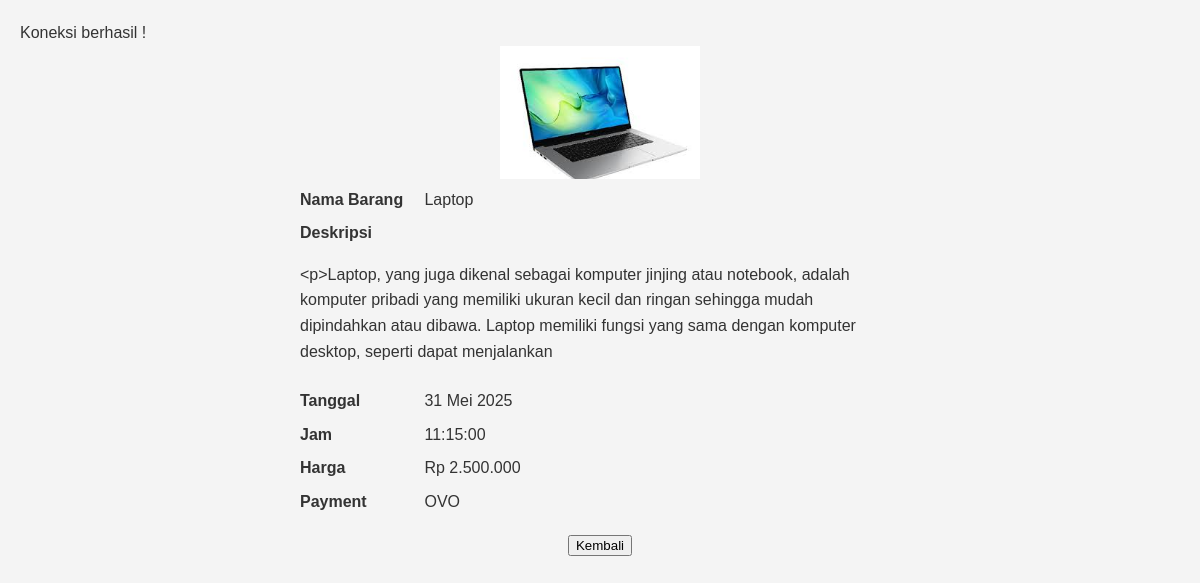
The app's page /detail.php?id=4 with its own data.
### tables this page shows
CREATE TABLE `barang` (
  `kode_barang` int(255) NOT NULL,
  `nama` varchar(255) NOT NULL,
  `gambar` varchar(255) NOT NULL,
  `deskripsi` varchar(255) NOT NULL,
  `harga` int(255) NOT NULL,
  `jam` time DEFAULT NULL,
  `tanggal` date DEFAULT NULL,
  `payment` text NOT NULL
);

### detail.php (the view, shortened to what this page needs)
<?php
include 'koneksi.php';
function formatTanggalIndonesia($tanggal) {
    $bulan = [
        1 => 'Januari', 2 => 'Februari', 3 => 'Maret',
        4 => 'April', 5 => 'Mei', 6 => 'Juni',
        7 => 'Juli', 8 => 'Agustus', 9 => 'September',
        10 => 'Oktober', 11 => 'November', 12 => 'Desember'
    ];
    $date = new DateTime($tanggal);
    $hari = $date->format('j');
    $bulan_index = (int)$date->format('n');
    $tahun = $date->format('Y');
    return "$hari {$bulan[$bulan_index]} $tahun";
}
$kode_barang = (int) $_GET['id'];
$sql  = "SELECT * FROM barang WHERE kode_barang = ?";
$stmt = $koneksi->prepare($sql);
$stmt->bind_param("i", $kode_barang);
$stmt->execute();
$result = $stmt->get_result();
$row = $result->fetch_assoc();
?>
<!DOCTYPE html>
<html lang="id">
<head>
  <link rel="stylesheet" href="index.css">
</head>
<body>
  <div class="container">
    <div class="center">
      <img src="uploads/<?php echo htmlspecialchars($row['gambar']); ?>"
           alt="Gambar <?php echo htmlspecialchars($row['nama']); ?>"
           width="200">
    </div>
    <div class="field">
      <span class="field-label">Nama Barang</span>
      <span class="field-value"><?php echo htmlspecialchars($row['nama']); ?></span>
    </div>
    <div class="field">
      <span class="field-label">Deskripsi</span>
      <div class="field-value">
        <p><?php echo nl2br(htmlspecialchars($row['deskripsi'])); ?></p>
      </div>
    </div>
    <div class="field">
      <span class="field-label">Tanggal</span>
      <span class="field-value"><?php echo formatTanggalIndonesia($row['tanggal']); ?></span>
    </div>
    <div class="field">
      <span class="field-label">Jam</span>
      <span class="field-value"><?php echo htmlspecialchars($row['jam']); ?></span>
    </div>
    <div class="field">
      <span class="field-label">Harga</span>
      <span class="field-value">Rp <?php echo number_format($row['harga'],0,',','.'); ?></span>
    </div>
    <div class="field">
      <span class="field-label">Payment</span>
      <span class="field-value"><?php echo htmlspecialchars($row['payment']); ?></span>
    </div>
    <div class="back-btn center">
      <a href="index.php"><button>Kembali</button></a>
    </div>
  </div>
</body>
</html>

### index.css (style rules this page uses)
body, html { margin: 0; padding: 0; font-family: Arial, sans-serif; background-color: #f4f4f4; color: #333; line-height: 1.6; }

### detail.php (style rules this page uses)
body { font-family: Arial, sans-serif; margin: 20px; }
.container { max-width: 600px; margin: auto; }
.center { text-align: center; }
.field { margin: 8px 0; }
.field-label { display: inline-block; width: 120px; font-weight: bold; vertical-align: top; }
.field-value { display: inline-block; }
.back-btn { margin-top: 20px; }

### records on screen
barang: gambar (picture), nama "Laptop", deskripsi "<p>Laptop, yang juga dikenal sebagai komputer jinjing atau notebook, adalah komputer pribadi yang memiliki ukuran kecil dan ringan sehingga mudah dipindahkan atau dibawa. Laptop memiliki fungsi yang sama dengan komputer desktop, seperti dapat menjalankan", tanggal "31 Mei 2025", jam "11:15:00", harga "2.500.000", payment "OVO"
